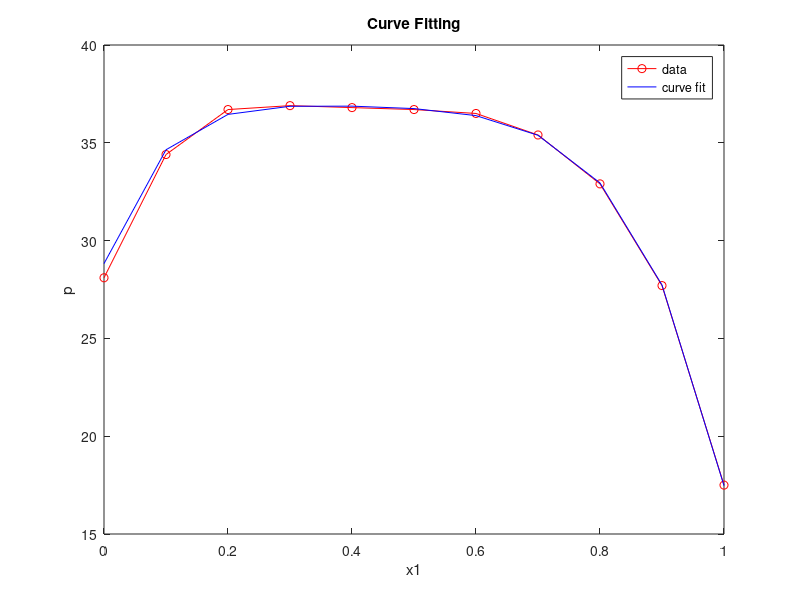

MATLAB code to generate this figure:
%clear screen
clc;
%para consists of the a1, a2 and a3 values for water (row1) and 
%1,4 dioxane (row2)
para = [8.07131, 1730.63, 233.426; 7.43155, 1554.679, 240.337];

%define the temperature (deg celsius)
T = 20;

%evaluate the saturation pressures for water and 1,4 dioxane
for i=1:1:2
    psat(i) = 10^(para(i,1) - para(i,2)/(T + para(i,3)));
end

%given data
xdata = [0.0:0.1:1];
ydata = [28.1, 34.4, 36.7, 36.9, 36.8, 36.7, 36.5, 35.4, 32.9, 27.7, 17.5];

%define the function
fun = @(A) xdata.* exp(A(1)*(A(2)*(1-xdata)./(A(1)*xdata + ...
    A(2)*(1-xdata))).^2) * psat(1) + (1-xdata).* exp(A(2)* ...
    (A(1)*xdata./(A(1)*xdata + A(2)*(1-xdata))).^2) * psat(2) - ydata;

%evaluate the A parameters by fitting the data to the described function
%first guess
x0 = [5,5];
options.Algorithm = 'levenberg-marquardt';
A = lsqnonlin(fun,x0,[],[],options);

%display A
disp(A);

%plot data
plot(xdata, ydata, '-or', xdata, fun(A)+ydata, '-b');
title('Curve Fitting');
xlabel('x1');
ylabel('p');
legend('data','curve fit');

